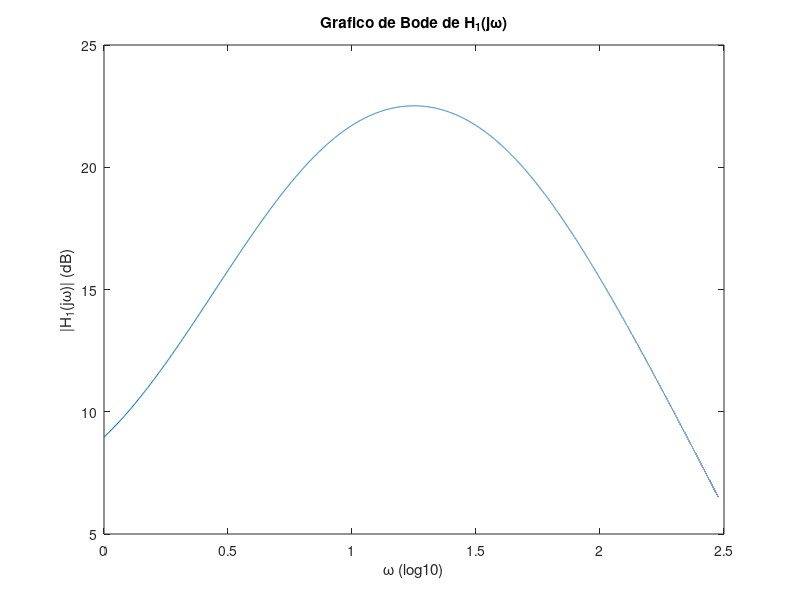
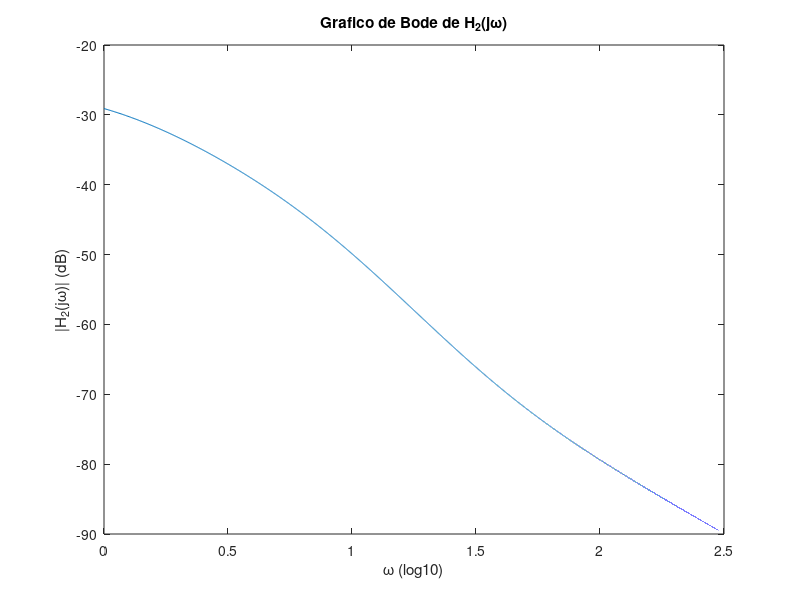
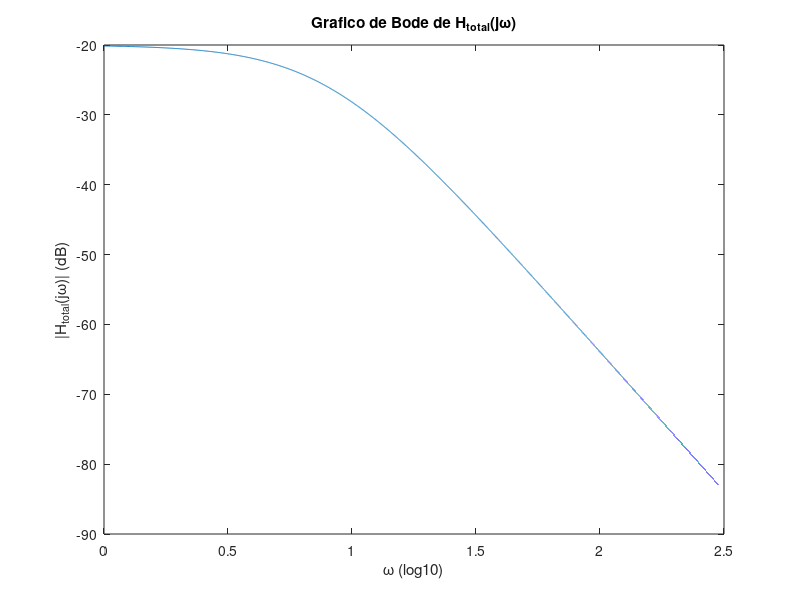
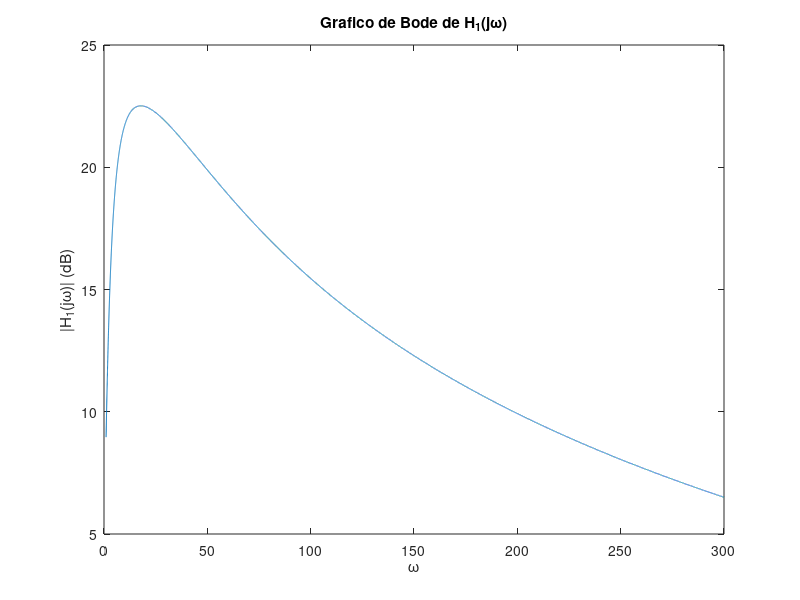

Reproduce these figures in MATLAB, in order.
% RESOLUCAO COMPUTACIONAL DA LISTA EXTRA DE SS2

% EXERCICIO 1
% b)

% Graficos de Bode
w = 1:0.01:300;
H1 = 640*(1i*w+1)./((1i*w+8).*(1i*w+40));
H2 = 0.01*(1i*w+40)./((1i*w+1).*(1i*w+8));
Htotal = 6.4 ./((1i*w+8).*(1i*w+8));

h = figure; plot(log10(w), 20*log10(abs(H1)));
title('Grafico de Bode de H_1(j\omega)');
xlabel('\omega (log10)');
ylabel('|H_1(j\omega)| (dB)');
f = figure; plot(log10(w), 20*log10(abs(H2)));
title('Grafico de Bode de H_2(j\omega)');
xlabel('\omega (log10)');
ylabel('|H_2(j\omega)| (dB)');
g = figure; plot(log10(w), 20*log10(abs(Htotal)));
title('Grafico de Bode de H_{total}(j\omega)');
xlabel('\omega (log10)');
ylabel('|H_{total}(j\omega)| (dB)');
% todos estao em escala dB

saveas(h, 'Ex1_b1.jpg');
saveas(f, 'Ex1_b2.jpg');
saveas(g, 'Ex1_btot.jpg');


% c)
w = 1:0.01:300;
H1 = 640*(1i*w+1)./((1i*w+8).*(1i*w+40));
H2 = 0.01*(1i*w+40)./((1i*w+1).*(1i*w+8));
Htotal = 6.4 ./((1i*w+8).*(1i*w+8));

h = figure; plot(w, 20*log10(abs(H1)));
title('Grafico de Bode de H_1(j\omega)');
xlabel('\omega');
ylabel('|H_1(j\omega)| (dB)');
f = figure; plot(w, 20*log10(abs(H2)));
title('Grafico de Bode de H_2(j\omega)');
xlabel('\omega');
ylabel('|H_2(j\omega)| (dB)');
g = figure; plot(w, 20*log10(abs(Htotal)));
title('Grafico de Bode de H_{total}(j\omega)');
xlabel('\omega');
ylabel('|H_{total}(j\omega)| (dB)');
% todos estao em escala dB

saveas(h, 'Ex1_c1.jpg');
saveas(f, 'Ex1_c2.jpg');
saveas(g, 'Ex1_ctot.jpg');
